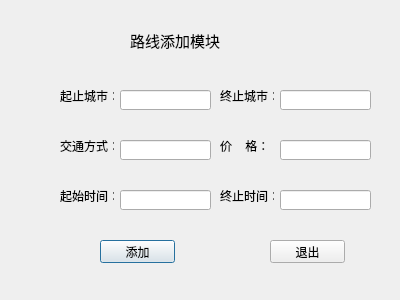
<?xml version="1.0" encoding="UTF-8"?>
<ui version="4.0">
 <class>add</class>
 <widget class="QDialog" name="add">
  <property name="geometry">
   <rect>
    <x>0</x>
    <y>0</y>
    <width>400</width>
    <height>300</height>
   </rect>
  </property>
  <property name="windowTitle">
   <string>Dialog</string>
  </property>
  <widget class="QLabel" name="label">
   <property name="geometry">
    <rect>
     <x>60</x>
     <y>90</y>
     <width>54</width>
     <height>12</height>
    </rect>
   </property>
   <property name="text">
    <string>起止城市：</string>
   </property>
  </widget>
  <widget class="QLabel" name="label_2">
   <property name="geometry">
    <rect>
     <x>220</x>
     <y>90</y>
     <width>54</width>
     <height>12</height>
    </rect>
   </property>
   <property name="text">
    <string>终止城市：</string>
   </property>
  </widget>
  <widget class="QLabel" name="label_3">
   <property name="geometry">
    <rect>
     <x>60</x>
     <y>140</y>
     <width>54</width>
     <height>12</height>
    </rect>
   </property>
   <property name="text">
    <string>交通方式：</string>
   </property>
  </widget>
  <widget class="QLabel" name="label_4">
   <property name="geometry">
    <rect>
     <x>220</x>
     <y>140</y>
     <width>54</width>
     <height>12</height>
    </rect>
   </property>
   <property name="text">
    <string>价    格：</string>
   </property>
  </widget>
  <widget class="QLabel" name="label_5">
   <property name="geometry">
    <rect>
     <x>60</x>
     <y>190</y>
     <width>54</width>
     <height>12</height>
    </rect>
   </property>
   <property name="text">
    <string>起始时间：</string>
   </property>
  </widget>
  <widget class="QLabel" name="label_6">
   <property name="geometry">
    <rect>
     <x>220</x>
     <y>190</y>
     <width>54</width>
     <height>12</height>
    </rect>
   </property>
   <property name="text">
    <string>终止时间：</string>
   </property>
  </widget>
  <widget class="QLabel" name="label_7">
   <property name="geometry">
    <rect>
     <x>130</x>
     <y>20</y>
     <width>121</width>
     <height>41</height>
    </rect>
   </property>
   <property name="text">
    <string>&lt;html&gt;&lt;head/&gt;&lt;body&gt;&lt;p&gt;&lt;span style=&quot; font-size:11pt;&quot;&gt;路线添加模块&lt;/span&gt;&lt;/p&gt;&lt;/body&gt;&lt;/html&gt;</string>
   </property>
  </widget>
  <widget class="QLineEdit" name="startcity">
   <property name="geometry">
    <rect>
     <x>120</x>
     <y>90</y>
     <width>91</width>
     <height>20</height>
    </rect>
   </property>
  </widget>
  <widget class="QLineEdit" name="mean">
   <property name="geometry">
    <rect>
     <x>120</x>
     <y>140</y>
     <width>91</width>
     <height>20</height>
    </rect>
   </property>
  </widget>
  <widget class="QLineEdit" name="starttime">
   <property name="geometry">
    <rect>
     <x>120</x>
     <y>190</y>
     <width>91</width>
     <height>20</height>
    </rect>
   </property>
  </widget>
  <widget class="QLineEdit" name="endtime">
   <property name="geometry">
    <rect>
     <x>280</x>
     <y>190</y>
     <width>91</width>
     <height>20</height>
    </rect>
   </property>
  </widget>
  <widget class="QLineEdit" name="money">
   <property name="geometry">
    <rect>
     <x>280</x>
     <y>140</y>
     <width>91</width>
     <height>20</height>
    </rect>
   </property>
  </widget>
  <widget class="QLineEdit" name="endcity">
   <property name="geometry">
    <rect>
     <x>280</x>
     <y>90</y>
     <width>91</width>
     <height>20</height>
    </rect>
   </property>
  </widget>
  <widget class="QPushButton" name="pushButton">
   <property name="geometry">
    <rect>
     <x>100</x>
     <y>240</y>
     <width>75</width>
     <height>23</height>
    </rect>
   </property>
   <property name="text">
    <string>添加</string>
   </property>
  </widget>
  <widget class="QPushButton" name="pushButton_2">
   <property name="geometry">
    <rect>
     <x>270</x>
     <y>240</y>
     <width>75</width>
     <height>23</height>
    </rect>
   </property>
   <property name="text">
    <string>退出</string>
   </property>
  </widget>
 </widget>
 <resources/>
 <connections/>
</ui>
